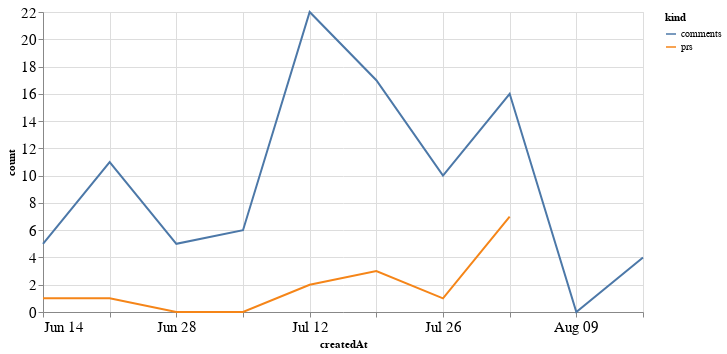

Source (notebook cell):
### Code cell
alt.Chart(total_time, width=600).mark_line().encode(
    x='createdAt',
    y='count',
    color='kind'
)

### Figure 1 — Vega-Lite specification as saved in the notebook (floating-point values rounded to 4 significant figures)
{"config": {"axisLeft": {"labelFontSize": 15}, "axisBottom": {"labelFontSize": 15}}, "data": {"name": "data-16c653b4c7b62a4395a2045201d0c751"}, "mark": "line", "encoding": {"color": {"type": "nominal", "field": "kind"}, "x": {"type": "temporal", "field": "createdAt"}, "y": {"type": "quantitative", "field": "count"}}, "width": 600, "$schema": "https://vega.github.io/schema/vega-lite/v4.8.1.json", "datasets": {"data-16c653b4c7b62a4395a2045201d0c751": [{"createdAt": "2020-06-14T00:00:00", "kind": "prs", "count": 1.0}, {"createdAt": "2020-06-21T00:00:00", "kind": "prs", "count": 1.0}, {"createdAt": "2020-06-28T00:00:00", "kind": "prs", "count": 0.0}, {"createdAt": "2020-07-05T00:00:00", "kind": "prs", "count": 0.0}, {"createdAt": "2020-07-12T00:00:00", "kind": "prs", "count": 2.0}, {"createdAt": "2020-07-19T00:00:00", "kind": "prs", "count": 3.0}, {"createdAt": "2020-07-26T00:00:00", "kind": "prs", "count": 1.0}, {"createdAt": "2020-08-02T00:00:00", "kind": "prs", "count": 7.0}, {"createdAt": "2020-08-09T00:00:00", "kind": "prs", "count": null}, {"createdAt": "2020-08-16T00:00:00", "kind": "prs", "count": null}, {"createdAt": "2020-06-14T00:00:00", "kind": "comments", "count": 5.0}, {"createdAt": "2020-06-21T00:00:00", "kind": "comments", "count": 11.0}, {"createdAt": "2020-06-28T00:00:00", "kind": "comments", "count": 5.0}, {"createdAt": "2020-07-05T00:00:00", "kind": "comments", "count": 6.0}, {"createdAt": "2020-07-12T00:00:00", "kind": "comments", "count": 22.0}, {"createdAt": "2020-07-19T00:00:00", "kind": "comments", "count": 17.0}, {"createdAt": "2020-07-26T00:00:00", "kind": "comments", "count": 10.0}, {"createdAt": "2020-08-02T00:00:00", "kind": "comments", "count": 16.0}, {"createdAt": "2020-08-09T00:00:00", "kind": "comments", "count": 0.0}, {"createdAt": "2020-08-16T00:00:00", "kind": "comments", "count": 4.0}]}}
